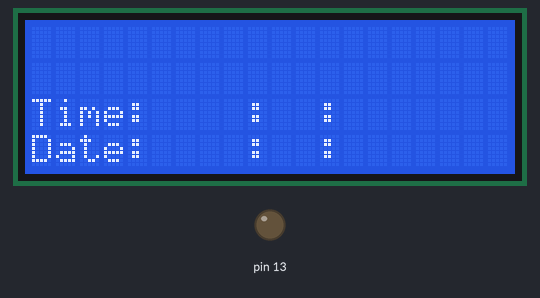
Bench run of a sketch on a simulated Arduino Uno, built with avr-gcc and run on an emulated ATmega328P. On the bench: 20×4 character LCD, output pins drawn as LEDs (lit = HIGH). The local clock reads 2024-03-15 10:24:30 at power-on unless the sketch sets it.

Above: at 0.1 s.
At 4.1 s:
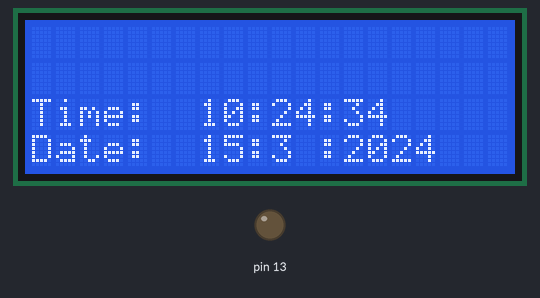
At 9.1 s:
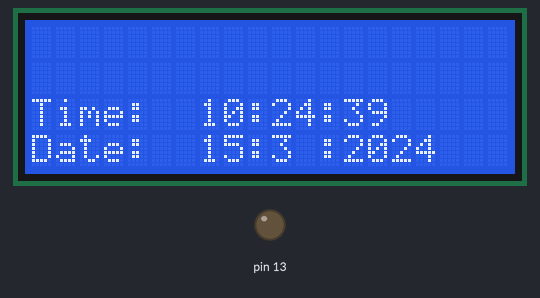
At 19.1 s:
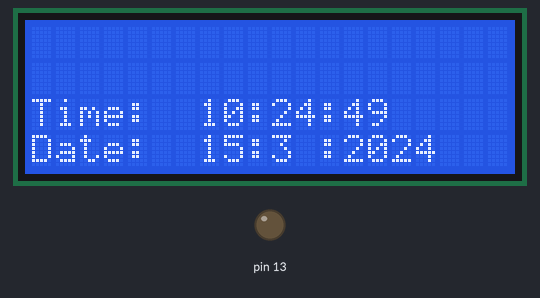
At 27.1 s:
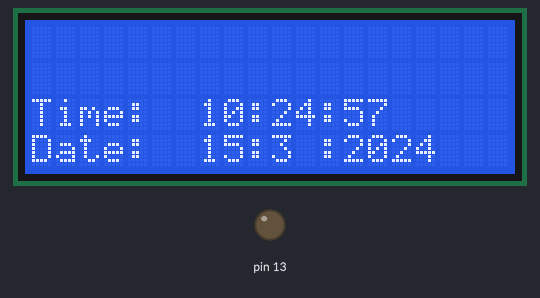
At 38.1 s:
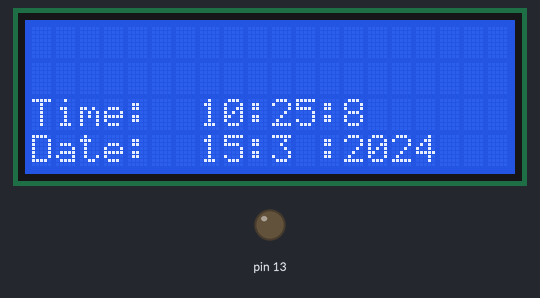

Measured:
- what the display in image 1 shows lasts 1.0 s, from 4.0 s to 5.0 s

The sketch:

LCD_RTC.ino
```cpp
#include <Wire.h>
#include <LiquidCrystal_I2C.h>
#include <TimeLib.h>
#include <DS1307RTC.h>


const int  en = 2, rw = 1, rs = 0, d4 = 4, d5 = 5, d6 = 6, d7 = 7, bl = 3;
const int i2c_addr = 0x27;
LiquidCrystal_I2C lcd(i2c_addr, en, rw, rs, d4, d5, d6, d7, bl, POSITIVE);

unsigned long previousMillis = 0;
const long interval = 1000;


void setup() {
  pinMode(13, OUTPUT);
  lcd.begin(20,4);
  lcd.setCursor(0,2); lcd.print("Time: ");   //LCD for Clock
  lcd.setCursor(9,2); lcd.print(":");
  lcd.setCursor(12,2);lcd.print(":");

  lcd.setCursor(0,3); lcd.print("Date: ");
  lcd.setCursor(9,3); lcd.print(":");
  lcd.setCursor(12,3);lcd.print(":");
}

void loop() {
  unsigned long currentMillis = millis();
  tmElements_t tm;
  if (currentMillis - previousMillis >= interval) {
  if (RTC.read(tm)) {
    lcd.setCursor(7,2) ;lcd.print("  ");lcd.setCursor(7,2) ;lcd.print(tm.Hour);
    lcd.setCursor(10,2);lcd.print("  ");lcd.setCursor(10,2);lcd.print(tm.Minute);
    lcd.setCursor(13,2);lcd.print("  ");lcd.setCursor(13,2);lcd.print(tm.Second);

    lcd.setCursor(7,3) ;lcd.print("  ");lcd.setCursor(7,3) ;lcd.print(tm.Day);
    lcd.setCursor(10,3);lcd.print("  ");lcd.setCursor(10,3);lcd.print(tm.Month);
    lcd.setCursor(13,3);lcd.print("  ");lcd.setCursor(13,3);lcd.print(tmYearToCalendar(tm.Year));
                    }
    previousMillis = currentMillis;
                                                  }
            }
```
